Frame 1 (no input): blank canvas, image omitted
Frame 60 (the mouse pressed at the canvas centre just before this capture): blank canvas, image omitted
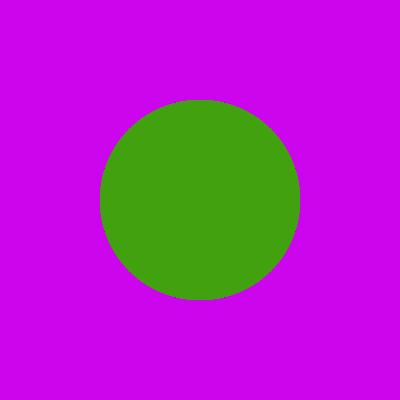
Frame 120 (the mouse held since frame 60 and released just before this capture)

The Processing sketch whose frames 1 and 60 were blank and that drew this single picture after the mouse press (run headless with seeded random() and noise(); from frame 60 on, the mouse is pressed at the canvas centre):

// Processing sketch: processing_61107
// ── processing_61107.pde

void setup(){
  size(400,400);
  background (205, 5, 237, 50);
  rectMode(CENTER);
  noStroke();
  smooth();
  frameRate(10);
}
 
void draw (){
  frameRate(10);
  
  
  if(mousePressed)
  {
  fill(65,162,13,80);
  ellipse(mouseX,mouseY,mouseX,mouseX);

   
  }else{
   
  fill(225,50);
  ellipse(mouseX,mouseY,mouseX,mouseX);
  
  }
     
}
